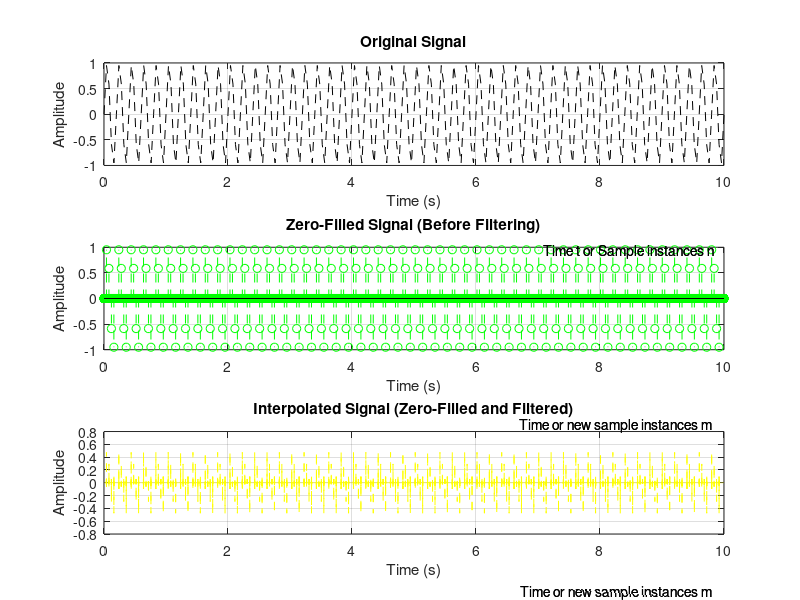

Recreate this plot in MATLAB. (Note: this script raises an error after producing the figure.)
% Coded by: Carlo Neil Micael
warning('Copyright Notice: This script is protected by copyright laws. Unauthorized copying, distribution, or modification is prohibited and may result in legal consequences.');
% Start Code Here

% Define original and target sample rates
fs_low = 25;  % Hz Low
fs_high = 50;  % Hz High

% Define signal parameters
freq = 5;  % Hz
time = 10;  % seconds

% Create the original sine wave signal
t = 0:1/fs_low:time;  % Time vector
original_signal = sin(2*pi*freq*t);

% Zero filling (upsample by 4)
upsampling_factor = 159;  % Define a named constant
zero_filled_signal = zeros(1, length(original_signal) * upsampling_factor);
zero_filled_signal(1:upsampling_factor:end) = original_signal;  % Insert the original signal every 2nd sample

% Low-pass filtering (after zero filling)
filter_order = 8;  % Consider increasing the filter order for a sharper cutoff
cutoff_freq = fs_low / 2;  % Nyquist frequency of the original signal

% Design a low-pass filter using the butterworth filter
[b, a] = butter(filter_order, cutoff_freq / (fs_high / 2));  % fs_target / 2 is the Nyquist freq after upsampling

% Apply low-pass filtering (use filtfilt for zero-phase filtering)
interpolated_signal = filtfilt(b, a, zero_filled_signal);  % Zero-phase filtering to avoid delay

% Time vector for upsampled signal (adjust the length to match interpolated_signal)
t_upsampled = linspace(0, time, length(interpolated_signal));  % Adjusted time vector

% Plot the results
figure;
subplot(3,1,1);
plot(t, original_signal, 'k--');
grid on;
annotation('textbox', [0.68, 0.57, 0.1, 0.1], 'String', 'Time t or Sample instances n ', 'EdgeColor', 'none');
annotation('textbox', [0.68, 0.57, 0.1, 0.1], 'String', 'Time t or Sample instances n ', 'EdgeColor', 'none'); % Bold
title('Original Signal');
xlabel('Time (s)');
ylabel('Amplitude');

subplot(3,1,2);
stem(linspace(0, time, length(zero_filled_signal)), zero_filled_signal, 'g--');  % Adjusted stem plot
grid on;
annotation('textbox', [0.65, 0.28, 0.1, 0.1], 'String', 'Time or new sample instances m', 'EdgeColor', 'none');
annotation('textbox', [0.65, 0.28, 0.1, 0.1], 'String', 'Time or new sample instances m', 'EdgeColor', 'none'); % Bold
title('Zero-Filled Signal (Before Filtering)');
xlabel('Time (s)');
ylabel('Amplitude');

subplot(3,1,3);
plot(t_upsampled, interpolated_signal, 'y--');  % Adjusted time vector for the filtered signal
grid on;
annotation('textbox', [0.65, 0.00005, 0.1, 0.1], 'String', 'Time or new sample instances m', 'EdgeColor', 'none');
annotation('textbox', [0.65, 0.00005, 0.1, 0.1], 'String', 'Time or new sample instances m', 'EdgeColor', 'none'); % Bold
title('Interpolated Signal (Zero-Filled and Filtered)');
xlabel('Time (s)');
ylabel('Amplitude');

subplot (3,1,4);
title('Low ')
% Adjust the figure layout
sgtitle('Zero-Filling and Interpolation with Correct Filtering');
set(gcf, 'Position', [100, 100, 800, 600]);
%End Code here
